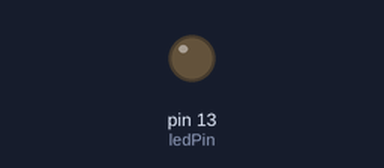
This sketch was run on a simulated Arduino Uno, built with avr-gcc and run on an emulated ATmega328P. Parts: output pins drawn as LEDs (lit = HIGH).

Above: at 1.0 s.
At 3.2 s:
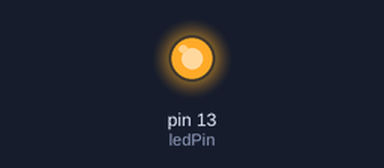
Timing chart, 0 to 7.3 s (numbered marks = the images above):
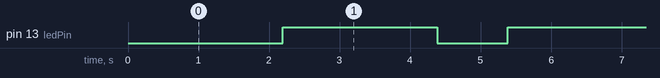

The sketch:

timerled.ino
```cpp
int ledPin = 13;

// Para o modo 1 troque a variavel mode para 1, para 2 mode 2, para 3 mode 3!
int modes = 3;
boolean terceiroModo = false;


void setupTimer()
{
  if (terceiroModo) {
    switch (modes) {
       case 1:
        modes = 2;
        break;
       case 2:
        modes = 1;
        break;
    }
  }

  switch (modes) {
    case 1:
      TCNT1 = 0xC2F7;
      break;
    case 2:
      TCNT1 = 0x7A12;
      break;
  }
}

void setup()
{
  pinMode(ledPin, OUTPUT);

  // Configuração do timer1
  TCCR1A = 0;                        //confira timer para operação normal pinos OC1A e OC1B desconectados
  TCCR1B = 0;                        //limpa registrador
  TCCR1B |= (1<<CS10)|(1 << CS12);   // configura prescaler para 1024: CS12 = 1 e CS10 = 1

  if (modes == 3) {
    terceiroModo = true;
    modes = 2;
  }

  setupTimer();   // incia timer com valor para que estouro ocorra em 1 segundo
                                     // 65536-(16MHz/1024/1Hz) = 49911 = 0xC2F7

  TCNT1 = 0x7A12;

  TIMSK1 |= (1 << TOIE1);           // habilita a interrupção do TIMER1
}

void loop() {}

ISR(TIMER1_OVF_vect)                              //interrupção do TIMER1
{
  setupTimer();                     // Renicia TIMER
  digitalWrite(ledPin, digitalRead(ledPin) ^ 1); //inverte estado do led
}
```

Measured:
- by itself, pin 13 (ledPin): alternates HIGH for 2.2 s and LOW for 1.0 s
